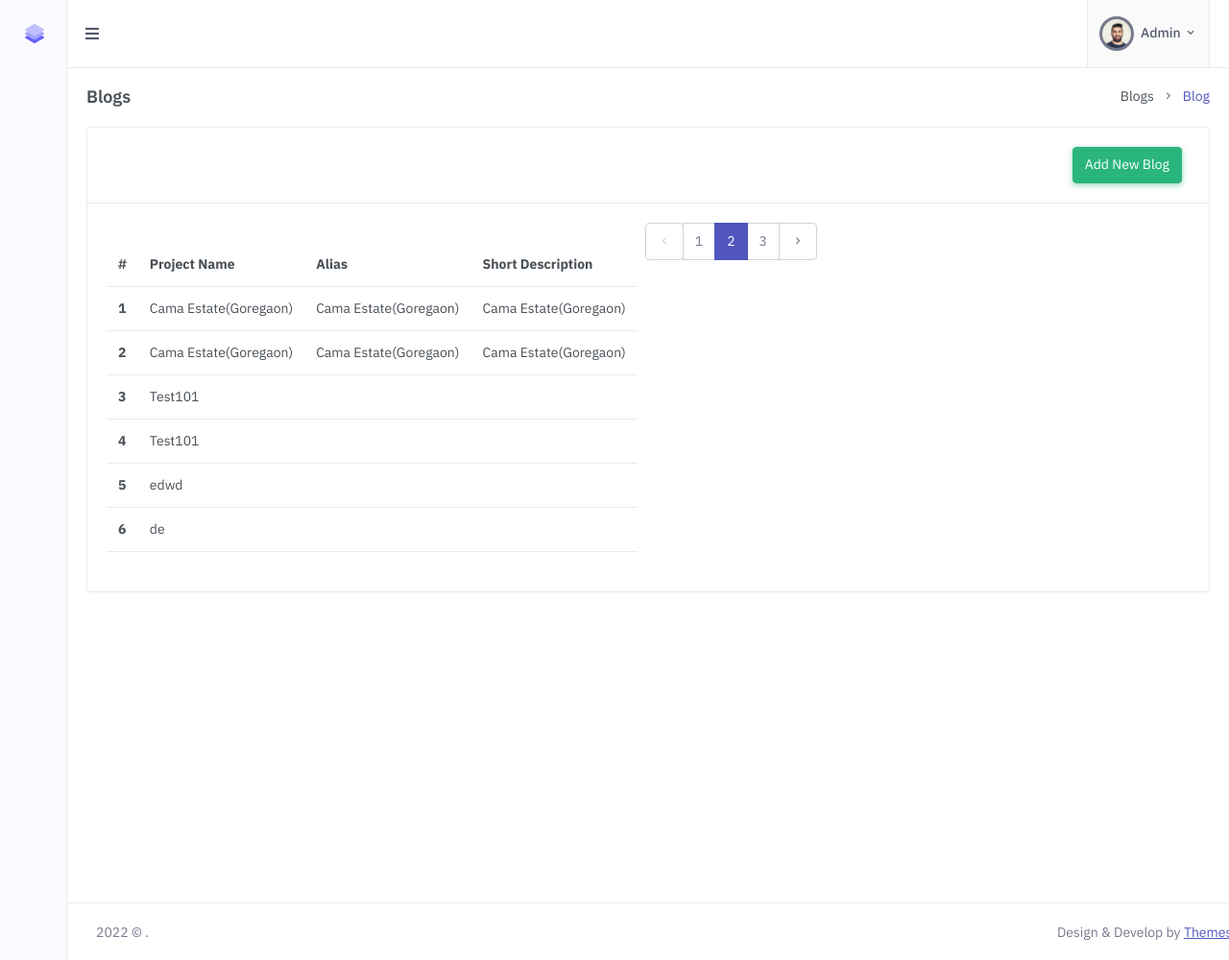
Page /View/adminPanel/blogs.php on the earlier database version.
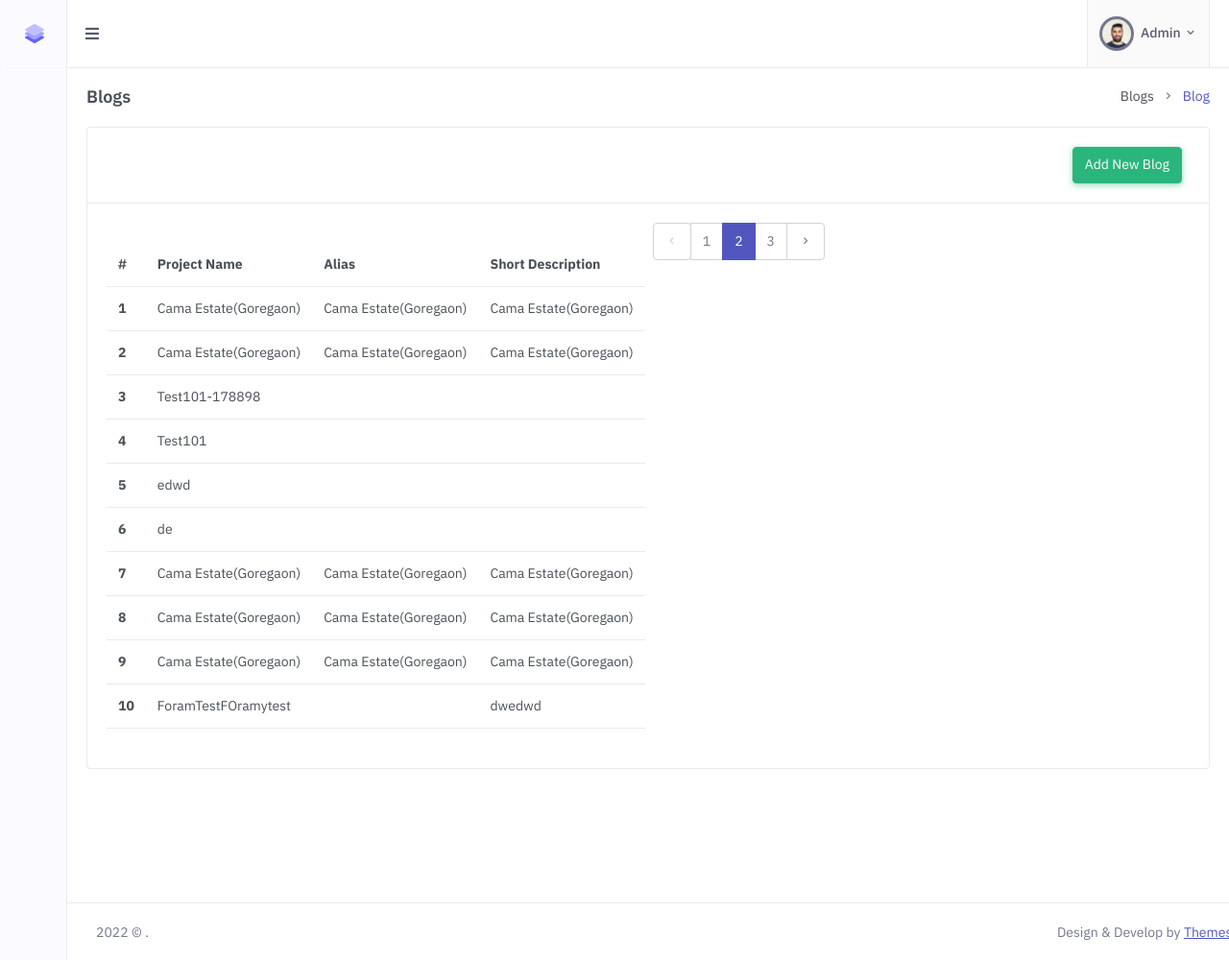
Same page on the later database version.
### tables this page shows
CREATE TABLE `project_master` (
  `PK_Project` int(10) NOT NULL,
  `ProjectName` varchar(1000) NOT NULL,
  `Alias` varchar(100) NOT NULL,
  `ShortDescription` varchar(5000) NOT NULL,
  `LongDescription` varchar(10000) NOT NULL,
  `Amenities_ID` int(10) NOT NULL,
  `ProjectType` varchar(100) NOT NULL,
  `BrochureURL` varchar(1000) NOT NULL,
  `ThumbnailImageURL` varchar(1000) NOT NULL,
  `FloorPlantImageURL` varchar(1000) NOT NULL,
  `isDeleted` tinyint(1) NOT NULL DEFAULT 0,
  `FK_Status` int(11) NOT NULL,
  `ProjectImage1` varchar(1000) NOT NULL,
  `ProjectImage2` varchar(1000) NOT NULL,
  `ProjectImage3` varchar(1000) NOT NULL,
  `ProjectImage4` varchar(1000) NOT NULL,
  `ProjectImage5` varchar(1000) NOT NULL,
  `ProjectImage6` varchar(1000) NOT NULL,
  `MetaTitle` varchar(1000) NOT NULL,
  `MetaDescription` varchar(1000) NOT NULL,
  `altTag` varchar(1000) NOT NULL,
  `ProjectOgTitle` varchar(1000) NOT NULL,
  `ProjectOgTag` varchar(1000) NOT NULL,
  `Keywords` varchar(1000) NOT NULL,
  `HiTag` varchar(1000) NOT NULL,
  `TwitterTag` varchar(1000) NOT NULL
);

### View/adminPanel/blogs.php (the view, shortened to what this page needs)
<?php
include("header.php");
include("../../Helper/connect.php");
$query="select * from project_master";
$exce = mysqli_query($con, $query);
?>
<div class="main-content">
<div class="page-content">
    <div class="container-fluid">
        <div class="row">
            <div class="col-12">
                <div class="page-title-box d-sm-flex align-items-center justify-content-between">
                    <h4 class="mb-sm-0 font-size-18">Blogs</h4>
                    <div class="page-title-right">
                        <ol class="breadcrumb m-0">
                            <li class="breadcrumb-item"><a href="javascript: void(0);">Blogs</a></li>
                            <li class="breadcrumb-item active">Blog</li>
                        </ol>
                    </div>
                </div>
            </div>
        </div>
        <div class="row">
            <div class="col-12">
                <div class="card">
                    <div class="card-header">
                        <div class="d-flex flex-wrap gap-2 justify-content-end">
                            <button type="button" class="btn btn-success waves-effect waves-light"><a href="add_blog.php" style="color: white;">Add New Blog </button>
                        </div>
                    </div>
                    <div class="card-body">
                    <div class="d-flex flex-wrap gap-2">
                        <br/>
                        <div class="table-responsive">
                            <table class="table mb-0">
                                <thead>
                                    <tr>
                                        <th>#</th>
                                        <th>Project Name</th>
                                        <th>Alias</th>
                                        <th>Short Description</th>
                                    </tr>
                                </thead>
                                <tbody>
                                    <?php
                                    $count=1;
                                    if(mysqli_num_rows($exce) > 0)
                                    {
                                     while($row = mysqli_fetch_array($exce))
                                     {
                                    ?>
                                    <tr>
                                        <th scope="row"><?php echo $count ++; ?></th>
                                        <td><?php echo $row['ProjectName'] ?></td>
                                        <td><?php echo $row['Alias'] ?></td>
                                        <td><?php echo $row['ShortDescription'] ?></td>
                                    </tr>
                                    <?php
                                     }
                                    }
                                    ?>
                                </tbody>
                            </table>
                        </div>
                        <br/>
                        <nav aria-label="...">
                            <ul class="pagination  justify-content-end mb-0">
                                <li class="page-item disabled">
                                    <span class="page-link"><i class="mdi mdi-chevron-left"></i></span>
                                </li>
                                <li class="page-item"><a class="page-link" href="#">1</a></li>
                                <li class="page-item active">
                                    <span class="page-link">
                                        2
                                    </span>
                                </li>
                                <li class="page-item"><a class="page-link" href="#">3</a></li>
                                <li class="page-item">
                                    <a class="page-link" href="#"><i class="mdi mdi-chevron-right"></i></a>
                                </li>
                            </ul>
                        </nav>
                    </div>
                </div>
            </div>
        </div>
<?php
include("footer.php")
?>

Differences in the rows shown:
changed project_master: ProjectName "Test101" → "Test101-178898"
added project_master: ProjectName "Cama Estate(Goregaon)", Alias "Cama Estate(Goregaon)", ShortDescription "Cama Estate(Goregaon)"
added project_master: ProjectName "Cama Estate(Goregaon)", Alias "Cama Estate(Goregaon)", ShortDescription "Cama Estate(Goregaon)"
added project_master: ProjectName "Cama Estate(Goregaon)", Alias "Cama Estate(Goregaon)", ShortDescription "Cama Estate(Goregaon)"
added project_master: ProjectName "ForamTestFOramytest", ShortDescription "dwedwd"
